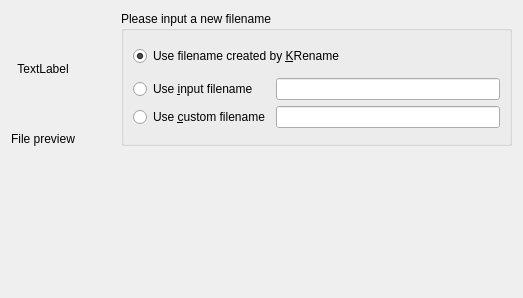
<?xml version="1.0" encoding="UTF-8"?>
<ui version="4.0">
 <class>CustomFilenameDlg</class>
 <widget class="QWidget" name="CustomFilenameDlg">
  <property name="geometry">
   <rect>
    <x>0</x>
    <y>0</y>
    <width>523</width>
    <height>298</height>
   </rect>
  </property>
  <layout class="QVBoxLayout" name="verticalLayout_2">
   <item>
    <layout class="QHBoxLayout" name="horizontalLayout">
     <item>
      <layout class="QVBoxLayout" name="verticalLayout">
       <item>
        <spacer name="verticalSpacer_2">
         <property name="orientation">
          <enum>Qt::Vertical</enum>
         </property>
         <property name="sizeHint" stdset="0">
          <size>
           <width>20</width>
           <height>40</height>
          </size>
         </property>
        </spacer>
       </item>
       <item>
        <widget class="QLabel" name="labelPreview">
         <property name="frameShape">
          <enum>QFrame::NoFrame</enum>
         </property>
         <property name="text">
          <string comment="KDE::DoNotExtract">TextLabel</string>
         </property>
         <property name="scaledContents">
          <bool>true</bool>
         </property>
         <property name="alignment">
          <set>Qt::AlignCenter</set>
         </property>
        </widget>
       </item>
       <item>
        <spacer name="verticalSpacer">
         <property name="orientation">
          <enum>Qt::Vertical</enum>
         </property>
         <property name="sizeHint" stdset="0">
          <size>
           <width>20</width>
           <height>40</height>
          </size>
         </property>
        </spacer>
       </item>
       <item>
        <widget class="QLabel" name="label">
         <property name="text">
          <string>File preview</string>
         </property>
         <property name="alignment">
          <set>Qt::AlignCenter</set>
         </property>
        </widget>
       </item>
      </layout>
     </item>
     <item>
      <spacer name="horizontalSpacer">
       <property name="orientation">
        <enum>Qt::Horizontal</enum>
       </property>
       <property name="sizeType">
        <enum>QSizePolicy::Fixed</enum>
       </property>
       <property name="sizeHint" stdset="0">
        <size>
         <width>40</width>
         <height>20</height>
        </size>
       </property>
      </spacer>
     </item>
     <item>
      <widget class="QGroupBox" name="groupBox">
       <property name="title">
        <string>Please input a new filename</string>
       </property>
       <layout class="QVBoxLayout" name="verticalLayout_3">
        <item>
         <widget class="QRadioButton" name="radioKRename">
          <property name="toolTip">
           <string>Rename the file using the filename created by KRename.</string>
          </property>
          <property name="text">
           <string>Use filename created by &amp;KRename</string>
          </property>
          <property name="checked">
           <bool>true</bool>
          </property>
         </widget>
        </item>
        <item>
         <layout class="QGridLayout" name="gridLayout">
          <item row="0" column="0">
           <widget class="QRadioButton" name="radioInput">
            <property name="toolTip">
             <string>Use the input filename when renaming this file. You may also change the input filename and use this for renaming.</string>
            </property>
            <property name="text">
             <string>Use &amp;input filename</string>
            </property>
           </widget>
          </item>
          <item row="1" column="0">
           <widget class="QRadioButton" name="radioCustom">
            <property name="toolTip">
             <string>Use a custom filename, based on the filename currently created by KRename.</string>
            </property>
            <property name="text">
             <string>Use &amp;custom filename</string>
            </property>
           </widget>
          </item>
          <item row="1" column="1">
           <widget class="QLineEdit" name="lineEditCustom"/>
          </item>
          <item row="0" column="1">
           <widget class="QLineEdit" name="lineEditInput"/>
          </item>
         </layout>
        </item>
       </layout>
      </widget>
     </item>
    </layout>
   </item>
   <item>
    <spacer name="spacer">
     <property name="orientation">
      <enum>Qt::Vertical</enum>
     </property>
     <property name="sizeType">
      <enum>QSizePolicy::Expanding</enum>
     </property>
     <property name="sizeHint" stdset="0">
      <size>
       <width>20</width>
       <height>141</height>
      </size>
     </property>
    </spacer>
   </item>
  </layout>
 </widget>
 <resources/>
 <connections/>
</ui>
